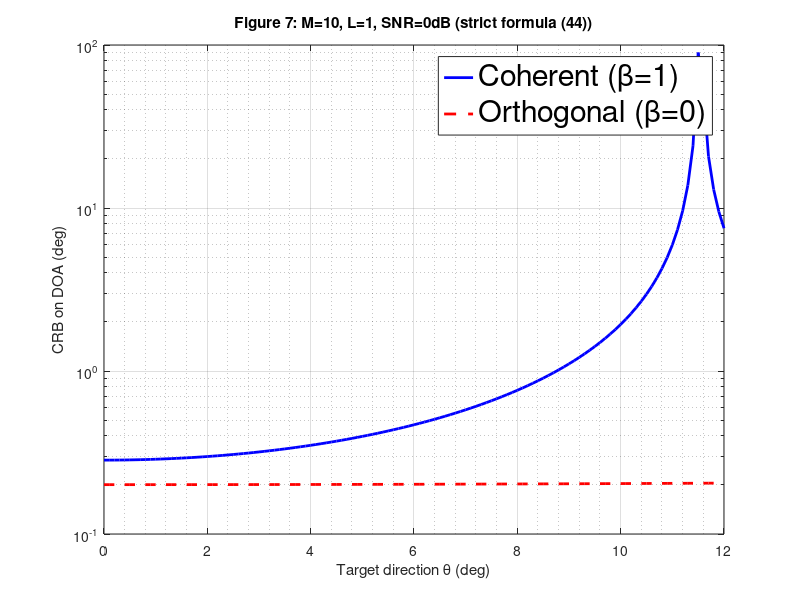

Write the MATLAB code that produced this figure.
%% 复现 Bekkerman & Tabrikian (2006) Figure 7 - 严格按公式(44)实现
% M=10 阵元，ULA，半波长间距，阵列对称（质心原点）
% 相干信号: R_s = a(θ)a^H(θ) (波束指向目标方向)
% 正交信号: R_s = I, 有效 SNR = M * SNR_base (TOT补偿)
% 横轴: 目标方向θ (0~12°), 纵轴: DOA估计CRB (度)

clc;
clear all;
close all;
% addpath('./functions');

rng(42); 

%% 参数设置
M = 10;                     % 阵元数
d_lambda = 0.5;             % 半波长间距
SNR_dB = 0;                 % 基础信噪比 (0 dB)
SNR_base_lin = 10^(SNR_dB/10);   % 线性值

% 正交信号由于TOT补偿，有效SNR提高M倍
SNR_orth = M * SNR_base_lin;
% 相干信号：发射增益已隐含在R_s中，故SNR使用基础值
SNR_coherent = SNR_base_lin;

theta_deg = linspace(0, 12, 121);   % 0~12度
theta_rad = deg2rad(theta_deg);

% 对称阵列位置（质心为原点）
n = -(M-1)/2 : (M-1)/2;   % -4.5:4.5

% 导向矢量 a(θ) 及其导数 da/dθ (θ 为弧度)
a = @(theta) exp(-1j * pi * d_lambda * n' * sin(theta));
da_dtheta = @(theta) -1j * pi * d_lambda * cos(theta) * n' .* a(theta);

% 预分配
CRB_coherent = zeros(size(theta_deg));
CRB_orth = zeros(size(theta_deg));

%% 相干信号: R_s = a(θ) a^H(θ)
for idx = 1:length(theta_rad)
    th = theta_rad(idx);
    a_vec = a(th);
    a_dot = da_dtheta(th);
    
    R_s = a_vec * a_vec';          % M×M
    R_sT = R_s.';                  % 转置（不共轭）
    
    % 计算公式(44)中的各项
    term1 = M * (a_dot' * R_sT * a_dot);
    term2 = (a_vec' * R_sT * a_vec) * (a_dot' * a_dot);
    % term3 = M * abs(a_vec' * R_sT * a_dot)^2 / (a_vec' * R_sT * a_vec);
    term3 =  M * abs(a_vec.' * R_s * conj(a_dot))^2 / (a_vec' * R_sT * a_vec);

    Denom = real(term1 + term2 - term3);   % 应为正实数
    CRB_var_rad2 = 1 / (2 * SNR_coherent * Denom);
    CRB_coherent(idx) = sqrt(CRB_var_rad2) * (180/pi);
end

%% 正交信号: R_s = I
for idx = 1:length(theta_rad)
    th = theta_rad(idx);
    a_vec = a(th);
    a_dot = da_dtheta(th);
    
    R_s = eye(M);
    R_sT = eye(M);               % 单位阵转置仍是单位阵
    
    term1 = M * (a_dot' * R_sT * a_dot);
    term2 = (a_vec' * R_sT * a_vec) * (a_dot' * a_dot);
    % term3 = M * abs(a_vec' * R_sT * a_dot)^2 / (a_vec' * R_sT * a_vec);
    term3 =  M * abs(a_vec.' * R_s * conj(a_dot))^2 / (a_vec' * R_sT * a_vec);
    Denom = real(term1 + term2 - term3);
    % 注意此处使用补偿后的 SNR_orth
    CRB_var_rad2 = 1 / (2 * SNR_orth * Denom);
    CRB_orth(idx) = sqrt(CRB_var_rad2) * (180/pi);
end

%% 绘图
figure(1);
semilogy(theta_deg, CRB_coherent, 'b-', 'LineWidth', 2, 'DisplayName', 'Coherent (\beta=1)'); hold on;
semilogy(theta_deg, CRB_orth, 'r--', 'LineWidth', 2, 'DisplayName', 'Orthogonal (\beta=0)');
xlabel('Target direction \theta (deg)');
ylabel('CRB on DOA (deg)');
title('Figure 7: M=10, L=1, SNR=0dB (strict formula (44))');
grid on; 
grid minor;
legend('Location', 'best', 'FontSize', 22);
% xlim([0, 12]);
% ylim([0, 0.35]);
hold off;
